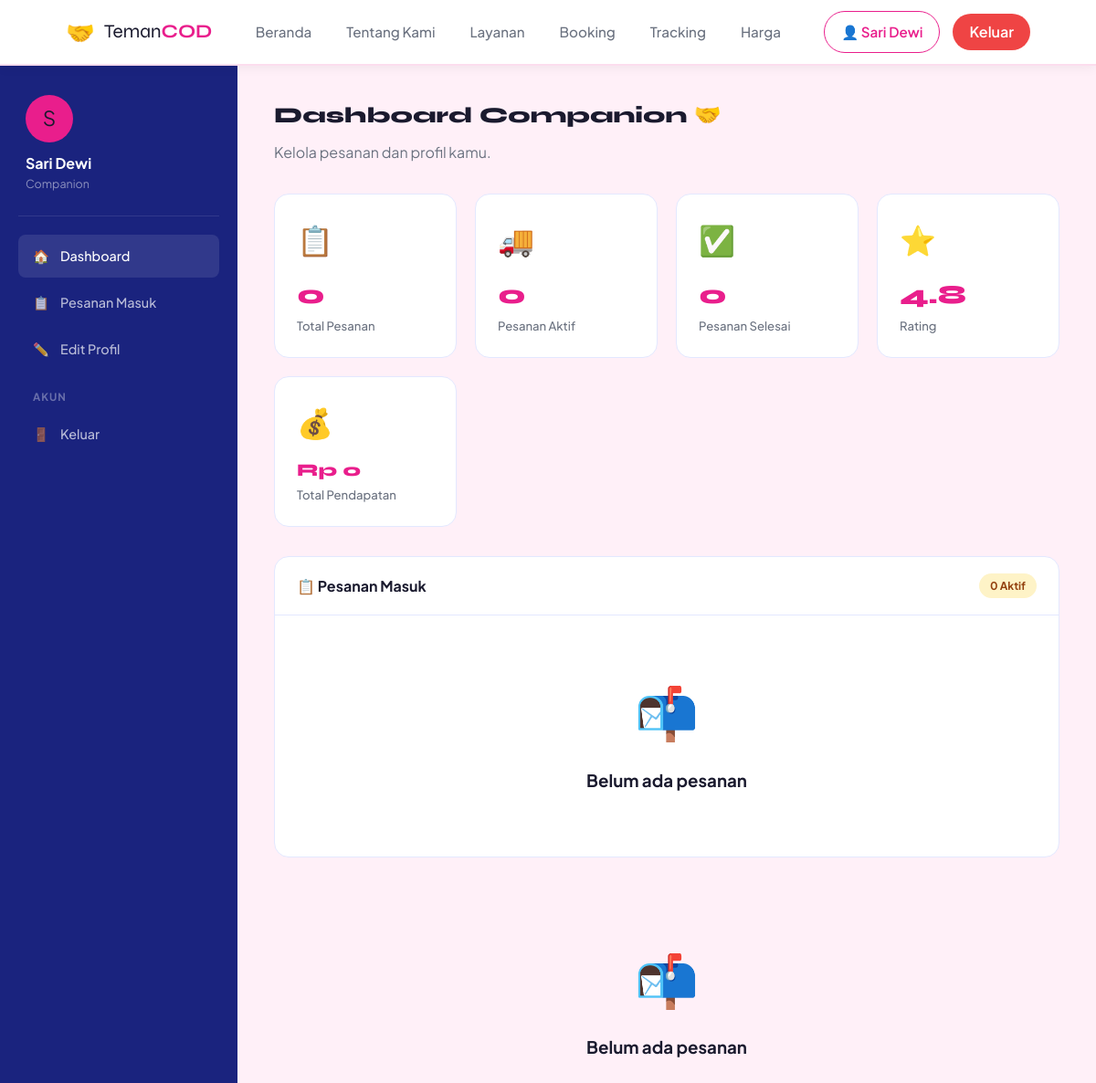
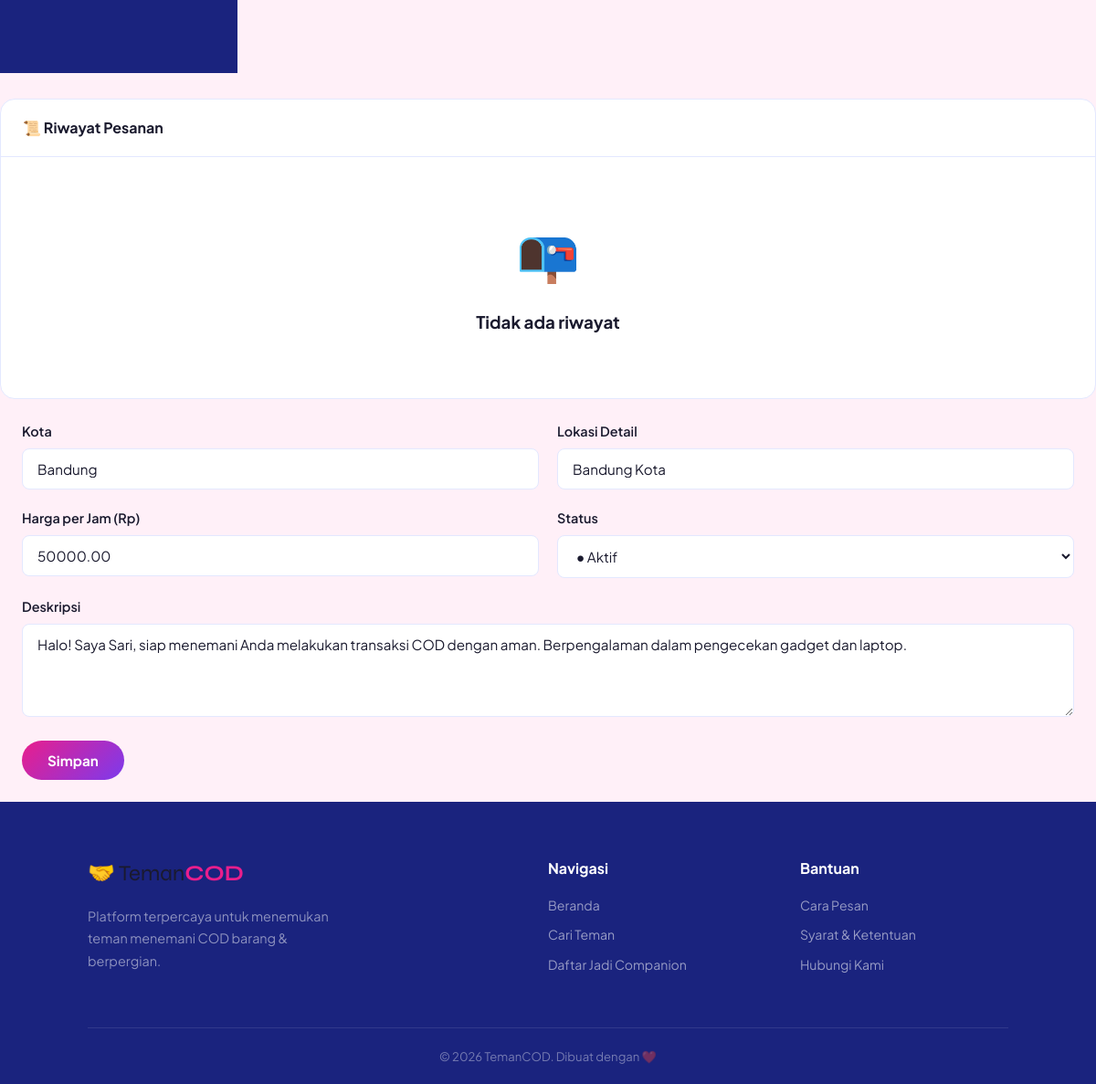
The app's page /pages/companion_dashboard.php (signed in) with its own data (2 pictures, top to bottom).
### tables this page shows
CREATE TABLE IF NOT EXISTS `Companions` (
  `Id` INT AUTO_INCREMENT PRIMARY KEY,
  `User_id` INT NOT NULL,
  `Deskripsi` TEXT DEFAULT NULL,
  `Harga_per_jam` DECIMAL(10,2) NOT NULL DEFAULT 50000.00,
  `Lokasi` VARCHAR(255) DEFAULT NULL,
  `Kota` VARCHAR(100) DEFAULT NULL,
  `Status` ENUM('aktif', 'nonaktif') NOT NULL DEFAULT 'aktif',
  `Rating` DECIMAL(3,2) NOT NULL DEFAULT 0.00,
  `Total_Order` INT NOT NULL DEFAULT 0,
  FOREIGN KEY (`User_id`) REFERENCES `users` (`id`) ON DELETE CASCADE
);

### includes/functions.php (called while the page is built, shortened)
<?php
function formatRupiah($angka) {
    return 'Rp ' . number_format($angka, 0, ',', '.');
}
?>

### pages/companion_dashboard.php (the view, shortened to what this page needs)
<?php
require_once '../includes/config.php';
require_once '../includes/functions.php';
$user_id = $_SESSION['user_id'];
$companion = $conn->query("SELECT * FROM Companions WHERE User_id=$user_id")->fetch_assoc();
$companion_id = $companion['Id'];
$total = $conn->query("SELECT COUNT(*) as c FROM Pesanan WHERE Companion_id=$companion_id")->fetch_assoc()['c'];
$active = $conn->query("SELECT COUNT(*) as c FROM Pesanan WHERE Companion_id=$companion_id AND Status='berjalan'")->fetch_assoc()['c'];
$rating = $companion['Rating'] ?? 0;
$selesai = $conn->query("SELECT COUNT(*) as c FROM Pesanan WHERE Companion_id=$companion_id AND Status='selesai'")->fetch_assoc()['c'];
$pendapatan = $conn->query("SELECT COALESCE(SUM(Total_harga),0) as s FROM Pesanan WHERE Companion_id=$companion_id AND Status='selesai'")->fetch_assoc()['s'];
$history = $conn->query("SELECT p.*, u.nama as nama_user FROM Pesanan p JOIN users u ON p.User_id=u.id WHERE p.Companion_id=$companion_id AND p.Status IN ('selesai','dibatalkan') ORDER BY p.Created_at DESC LIMIT 20");
$companion = $conn->query("SELECT * FROM Companions WHERE User_id=$user_id")->fetch_assoc();
include '../includes/header.php';
?>
<div class="dashboard-wrapper">
    <aside class="sidebar">
        <div style="padding:0 8px 24px;border-bottom:1px solid rgba(255,255,255,0.1);margin-bottom:20px">
            <div style="width:52px;height:52px;background:var(--primary);border-radius:50%;display:flex;align-items:center;justify-content:center;font-size:1.4rem;margin-bottom:10px"><?= strtoupper(substr($_SESSION['nama'],0,1)) ?></div>
            <div style="color:#fff;font-weight:700"><?= htmlspecialchars($_SESSION['nama']) ?></div>
            <div style="color:rgba(255,255,255,0.5);font-size:0.78rem">Companion</div>
        </div>
        <nav class="sidebar-menu">
            <a href="companion_dashboard.php" class="active"><span>🏠</span> Dashboard</a>
            <a href="#pesanan"><span>📋</span> Pesanan Masuk</a>
            <a href="#profil"><span>✏️</span> Edit Profil</a>
            <div class="sidebar-title">Akun</div>
            <a href="logout.php"><span>🚪</span> Keluar</a>
        </nav>
    </aside>
    <main class="main-content">
        <div class="page-title">Dashboard Companion 🤝</div>
        <div class="page-subtitle">Kelola pesanan dan profil kamu.</div>
        <div class="stats-row">
    <div class="stat-card"><div class="icon">📋</div><div class="num"><?= $total ?></div><div class="label">Total Pesanan</div></div>
    <div class="stat-card"><div class="icon">🚚</div><div class="num"><?= $active ?></div><div class="label">Pesanan Aktif</div></div>
    <div class="stat-card"><div class="icon">✅</div><div class="num"><?= $selesai ?></div><div class="label">Pesanan Selesai</div></div>
    <div class="stat-card"><div class="icon">⭐</div><div class="num"><?= number_format($rating,1) ?></div><div class="label">Rating</div></div>
    <div class="stat-card"><div class="icon">💰</div><div class="num" style="font-size:1.2rem"><?= formatRupiah($pendapatan) ?></div><div class="label">Total Pendapatan</div></div>
</div>
        <div class="card" id="pesanan" style="margin-bottom:28px">
            <div class="card-header-bar"><h3>📋 Pesanan Masuk</h3><span class="badge badge-menunggu"><?= $active ? $active : 0 ?> Aktif</span></div>
            <div class="table-wrapper">
                <?php if ($pesanan->num_rows > 0): ?>
                <table>
                    <thead>
                    <tr>
                        <th>ID</th>
                        <th>Customer</th>
                        <th>Tanggal</th>
                        <th>Jam</th>
                        <th>Lokasi COD</th>
                        <th>Status</th>
                        <th>Aksi</th>
                    </tr>
                    </thead>
                    <tbody>
                    <?php while ($p = $pesanan->fetch_assoc()): ?>
                    <tr>
                        <td><?= $p['Id'] ?></td>
                        <td><?= htmlspecialchars($p['nama_user']) ?></td>
                        <td><?= date('d M Y', strtotime($p['Tanggal_jemput'])) ?></td>
                        <td><?= substr($p['Jam_mulai'],0,5) ?></td>
                        <td><?= htmlspecialchars($p['Tujuan'] ?? '-') ?></td>
                        <td><span class="badge badge-<?= $p['Status'] ?>"><?= ucwords(str_replace('_',' ', $p['Status'])) ?></span></td>
                        <td>
                            <?php if ($p['Status'] === 'diterima_companion'): ?>
                                <a href="?action=accept&pid=<?= $p['Id'] ?>" class="btn btn-success btn-sm" data-confirm="Terima order?">Terima</a>
                                <a href="?action=reject&pid=<?= $p['Id'] ?>" class="btn btn-danger btn-sm" data-confirm="Tolak order?">Tolak</a>
                            <?php endif; ?>
                            <a href="https://wa.me/62<?= ltrim($p['no_hp'],'0') ?>" target="_blank" class="btn btn-primary btn-sm">Hubungi</a>
                        </td>
                    </tr>
                    <?php endwhile; ?>
                    </tbody>
                </table>
                <?php else: ?>
                <div class="empty-state"><div class="icon">📬</div><h3>Belum ada pesanan</h3></div>
                <?php endif; ?>
            </div>
        </div>
            <div class="table-wrapper">
                <?php if ($pesanan->num_rows > 0): ?>
                <table>
                    <thead><tr><th>Pemesan</th><th>Tanggal</th><th>Lokasi</th><th>Keperluan</th><th>Total</th><th>Status</th><th>Aksi</th></tr></thead>
                    <tbody>
                        <?php while ($p=$pesanan->fetch_assoc()): ?>
                        <tr>
                            <td><strong><?= htmlspecialchars($p['nama_user']) ?></strong><br><?php if($p['no_hp']): ?><a href="https://wa.me/62<?= ltrim($p['no_hp'],'0') ?>" target="_blank" style="color:var(--success);font-size:0.8rem">📱 WA</a><?php endif; ?></td>
                            <td><?= date('d M Y',strtotime($p['Tanggal_jemput'])) ?><br><small><?= substr($p['Jam_mulai'],0,5) ?> · <?= $p['Durasi_jam'] ?> jam</small></td>
                            <td style="font-size:0.85rem"><?= htmlspecialchars($p['Lokasi_jemput']) ?></td>
                            <td style="font-size:0.83rem;color:var(--text-muted)"><?= htmlspecialchars(substr($p['Keperluan']??'-',0,50)) ?></td>
                            <td><strong><?= formatRupiah($p['Total_harga']) ?></strong></td>
                            <td>
                                <?php
                                $statusLabel = ucwords(str_replace('_', ' ', $p['Status']));
                                if ($p['Status'] === 'diterima_companion') $statusLabel = 'Diterima Companion';
                                ?>
                                <span class="badge badge-<?= $p['Status'] ?>"><?= $statusLabel ?></span>
                            </td>
                            <td>
                                <?php if ($p['Status']==='diterima_companion'): ?>
                                    <a href="?action=mulai&pid=<?= $p['Id'] ?>" class="btn btn-primary btn-sm" data-confirm="Mulai perjalanan?">Mulai</a>
                                <?php elseif ($p['Status']==='berjalan'): ?>
                                    <a href="?action=selesai&pid=<?= $p['Id'] ?>" class="btn btn-dark btn-sm" data-confirm="Tandai selesai?">Selesai</a>
                                <?php else: ?><span style="color:var(--text-muted)">—</span><?php endif; ?>
                            </td>
                        </tr>
                        <?php endwhile; ?>
                    </tbody>
                </table>
                <?php else: ?><div class="empty-state"><div class="icon">📬</div><h3>Belum ada pesanan</h3></div><?php endif; ?>
            </div>
        </div>
        <div class="card" id="riwayat" style="margin-top:28px">
            <div class="card-header-bar"><h3>📜 Riwayat Pesanan</h3></div>
            <div class="table-wrapper">
                <?php if ($history->num_rows > 0): ?>
                <table>
                    <thead>
                    <tr>
                        <th>Tanggal</th>
                        <th>Customer</th>
                        <th>Total Harga</th>
                        <th>Status</th>
                        <th>Rating</th>
                    </tr>
                    </thead>
                    <tbody>
                    <?php while ($h = $history->fetch_assoc()): ?>
                    <tr>
                        <td><?= date('d M Y', strtotime($h['Tanggal_jemput'])) ?></td>
                        <td><?= htmlspecialchars($h['nama_user']) ?></td>
                        <td><?= formatRupiah($h['Total_harga']) ?></td>
                        <td><span class="badge badge-<?= $h['Status'] ?>"><?= ucwords(str_replace('_',' ', $h['Status'])) ?></span></td>
                        <td><?= $h['Rating'] ?? '-' ?></td>
                    </tr>
                    <?php endwhile; ?>
                    </tbody>
                </table>
                <?php else: ?>
                <div class="empty-state"><div class="icon">📭</div><h3>Tidak ada riwayat</h3></div>
                <?php endif; ?>
            </div>
        </div>
            <div class="card-body">
                <form method="POST">
                    <div class="form-row">
                        <div class="form-group"><label class="form-label">Kota</label><input type="text" name="kota" class="form-control" value="<?= htmlspecialchars($companion['Kota']??'') ?>" required></div>
                        <div class="form-group"><label class="form-label">Lokasi Detail</label><input type="text" name="lokasi" class="form-control" value="<?= htmlspecialchars($companion['Lokasi']??'') ?>"></div>
                    </div>
                    <div class="form-row">
                        <div class="form-group"><label class="form-label">Harga per Jam (Rp)</label><input type="number" name="harga_per_jam" class="form-control" value="<?= $companion['Harga_per_jam'] ?>" min="10000" step="5000" required></div>
                        <div class="form-group">
                            <label class="form-label">Status</label>
                            <select name="status" class="form-control">
                                <option value="aktif" <?= $companion['Status']==='aktif'?'selected':'' ?>>● Aktif</option>
                            </select>
                        </div>
                    </div>
                    <div class="form-group"><label class="form-label">Deskripsi</label><textarea name="deskripsi" class="form-control" rows="4"><?= htmlspecialchars($companion['Deskripsi']??'') ?></textarea></div>
                    <button type="submit" class="btn btn-primary">Simpan</button>
                </form>
            </div>
<?php include '../includes/footer.php'; ?>

### css/style.css (style rules this page uses)
*, *::before, *::after { box-sizing: border-box; margin: 0; padding: 0; }
:root { --primary: #E91E8C; --primary-dark: #C2177A; --secondary: #1A237E; --accent: #64B5F6; --bg: #FFF0F8; --card: #FFFFFF; --text: #1A1A2E; --text-muted: #6B7280; --border: #E3E8FF; --success: #10B981; --danger: #EF4444; --warning: #F59E0B; --shadow: 0 4px 24px rgba(233,30,140,0.08); --shadow-lg: 0 8px 40px rgba(233,30,140,0.15); --radius: 16px; --radius-sm: 8px; }
html { scroll-behavior: smooth; }
body { font-family: 'Plus Jakarta Sans', sans-serif; background: var(--bg); color: var(--text); line-height: 1.6; }
a { text-decoration: none; color: inherit; }
.btn { display: inline-flex; align-items: center; justify-content: center; gap: 8px; padding: 12px 28px; border-radius: 50px; font-family: inherit; font-weight: 700; font-size: 0.95rem; cursor: pointer; border: none; transition: all 0.25s; }
.btn-primary { background: linear-gradient(135deg, #E91E8C, #7C3AED); color: #fff; }
.form-group { margin-bottom: 20px; }
.form-label { display: block; font-weight: 600; font-size: 0.9rem; margin-bottom: 7px; }
.form-control { width: 100%; padding: 12px 16px; border: 1.5px solid var(--border); border-radius: var(--radius-sm); font-family: inherit; font-size: 0.95rem; color: var(--text); background: #fff; transition: border-color 0.2s, box-shadow 0.2s; outline: none; }
textarea.form-control { resize: vertical; min-height: 100px; }
.form-row { display: grid; grid-template-columns: 1fr 1fr; gap: 20px; }
.dashboard-wrapper { display: grid; grid-template-columns: 260px 1fr; min-height: calc(100vh - 68px); }
.sidebar { background: #1A237E; padding: 32px 20px; }
.sidebar-menu a { display: flex; align-items: center; gap: 12px; padding: 12px 16px; border-radius: var(--radius-sm); color: rgba(255,255,255,0.7); font-size: 0.9rem; font-weight: 500; margin-bottom: 4px; transition: all 0.2s; }
.sidebar-menu a:hover, .sidebar-menu a.active { background: rgba(255,255,255,0.1); color: #fff; }
.sidebar-title { font-size: 0.72rem; font-weight: 700; letter-spacing: 1px; text-transform: uppercase; color: rgba(255,255,255,0.35); padding: 0 16px; margin: 20px 0 8px; }
.main-content { padding: 36px 40px; background: var(--bg); }
.page-title { font-family: 'Syne', sans-serif; font-size: 1.5rem; font-weight: 800; margin-bottom: 8px; }
.page-subtitle { color: var(--text-muted); margin-bottom: 32px; }
.stats-row { display: grid; grid-template-columns: repeat(auto-fit, minmax(180px, 1fr)); gap: 20px; margin-bottom: 32px; }
.stat-card { background: #fff; border-radius: var(--radius); padding: 24px; border: 1px solid var(--border); }
.stat-card .icon { font-size: 2rem; margin-bottom: 12px; }
.stat-card .num { font-family: 'Syne', sans-serif; font-size: 1.8rem; font-weight: 800; color: var(--primary); }
.stat-card .label { font-size: 0.82rem; color: var(--text-muted); font-weight: 500; }
.table-wrapper { overflow-x: auto; }
.badge { display: inline-flex; align-items: center; padding: 4px 12px; border-radius: 50px; font-size: 0.75rem; font-weight: 700; }
.badge-menunggu { background: #FEF3C7; color: #92400E; }
.card { background: #fff; border-radius: var(--radius); border: 1px solid var(--border); overflow: hidden; }
.card-body { padding: 24px; }
.card-header-bar { padding: 18px 24px; border-bottom: 1px solid var(--border); display: flex; align-items: center; justify-content: space-between; }
.card-header-bar h3 { font-weight: 700; font-size: 1rem; }
.empty-state { text-align: center; padding: 60px 20px; color: var(--text-muted); }
.empty-state .icon { font-size: 3.5rem; margin-bottom: 16px; }
.empty-state h3 { font-weight: 700; margin-bottom: 8px; color: var(--text); }

### records on screen
companions: Rating "4.8", kota "Bandung", lokasi "Bandung Kota", harga_per_jam "50000.00", status "● Aktif", deskripsi "Halo! Saya Sari, siap menemani Anda melakukan transaksi COD dengan aman. Berpengalaman dalam pengecekan gadget dan laptop."

### other values on screen
$_SESSION['nama'] "Sari Dewi"
substr($_SESSION['nama'],0,1) "S"
$total "0"
$active "0"
$selesai "0"
formatRupiah($pendapatan) "Rp 0"
